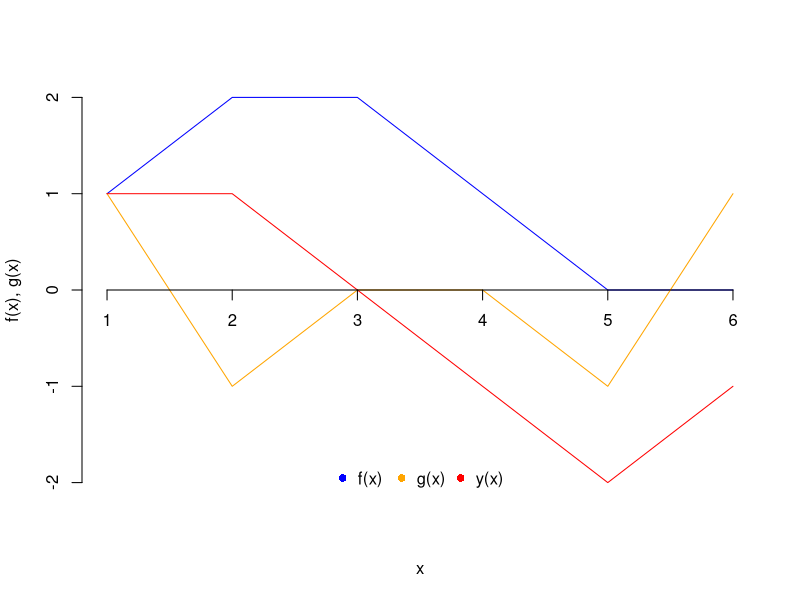
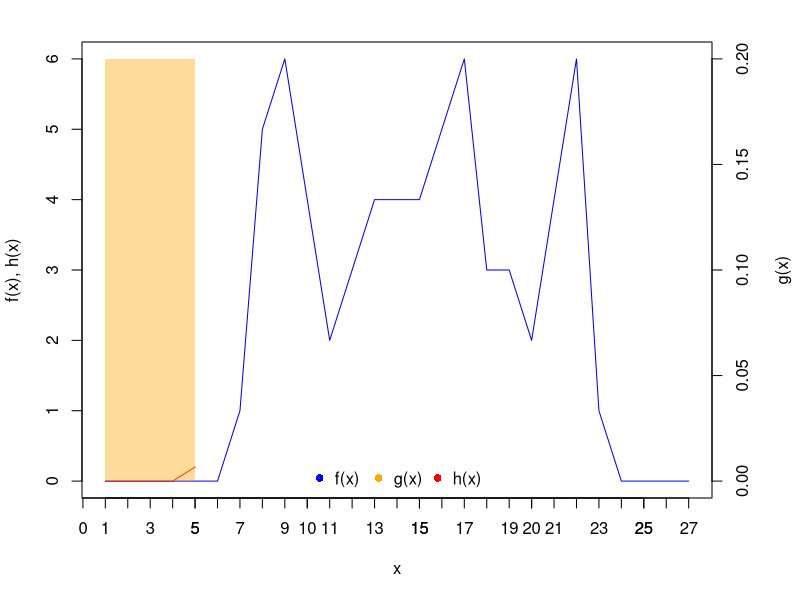
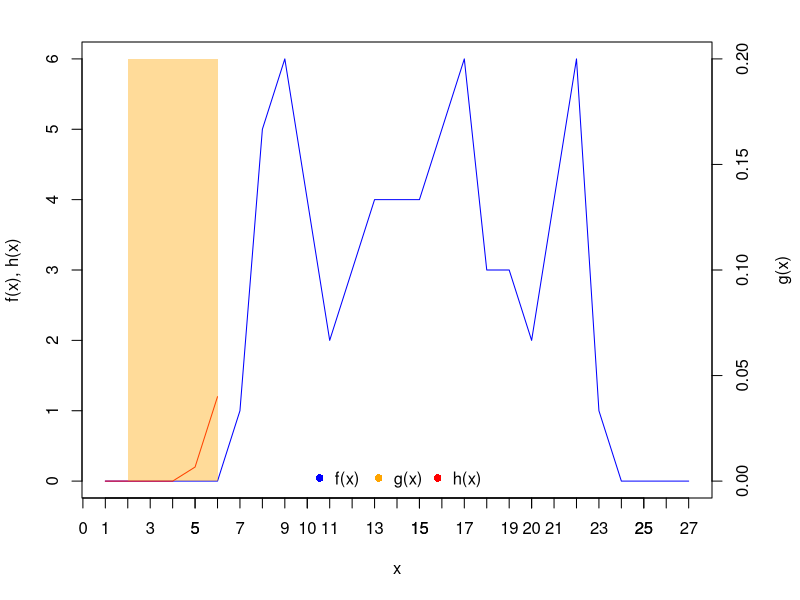
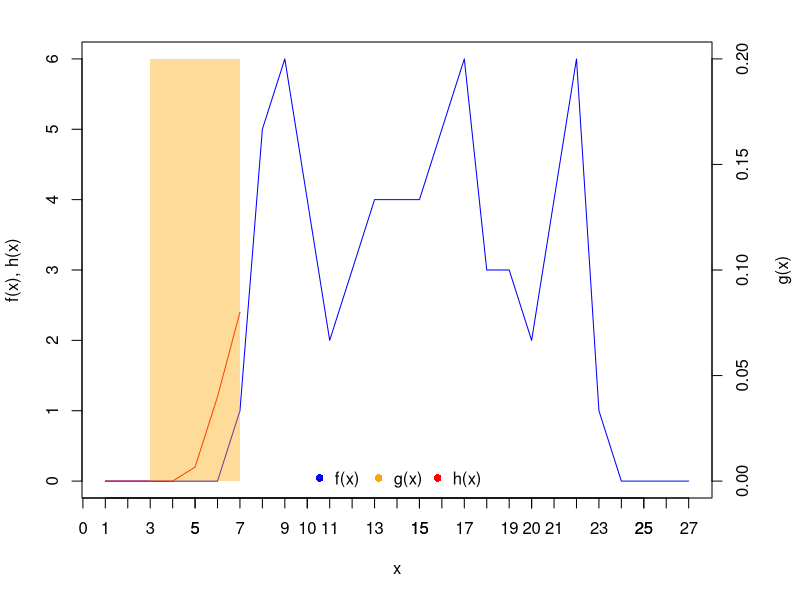
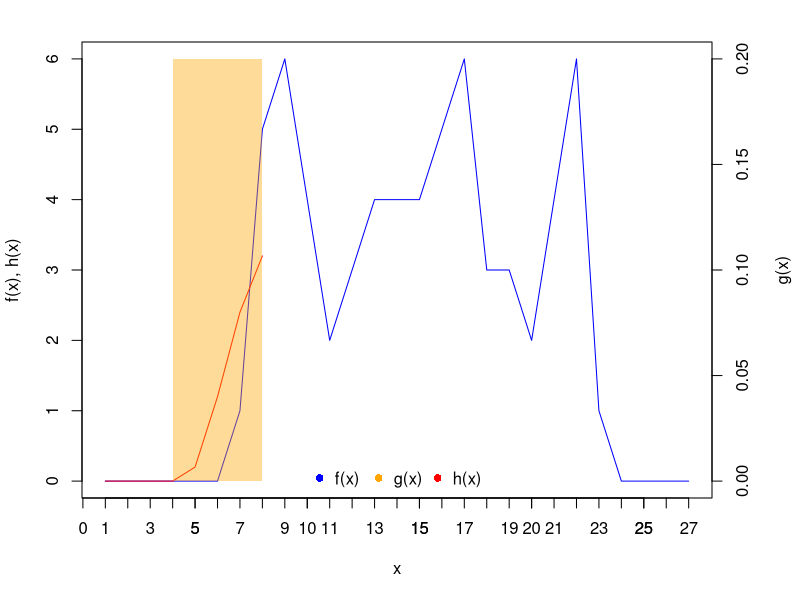
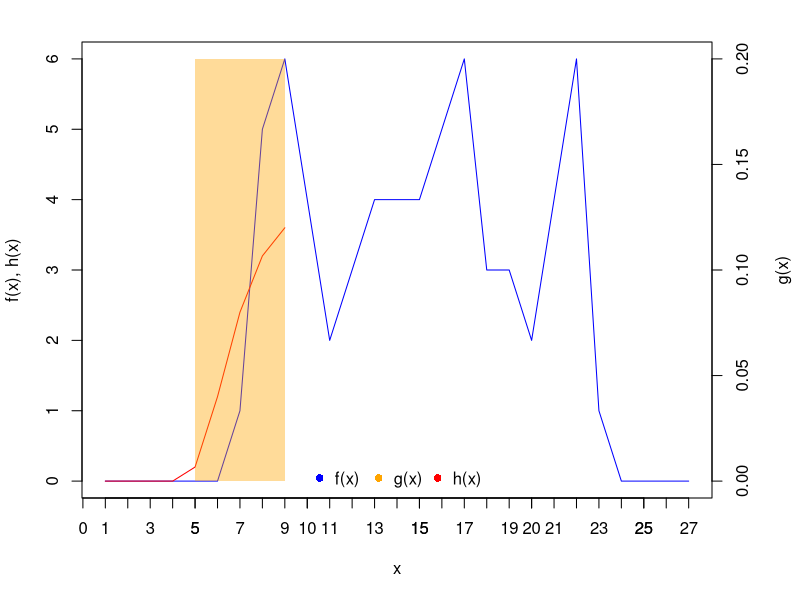
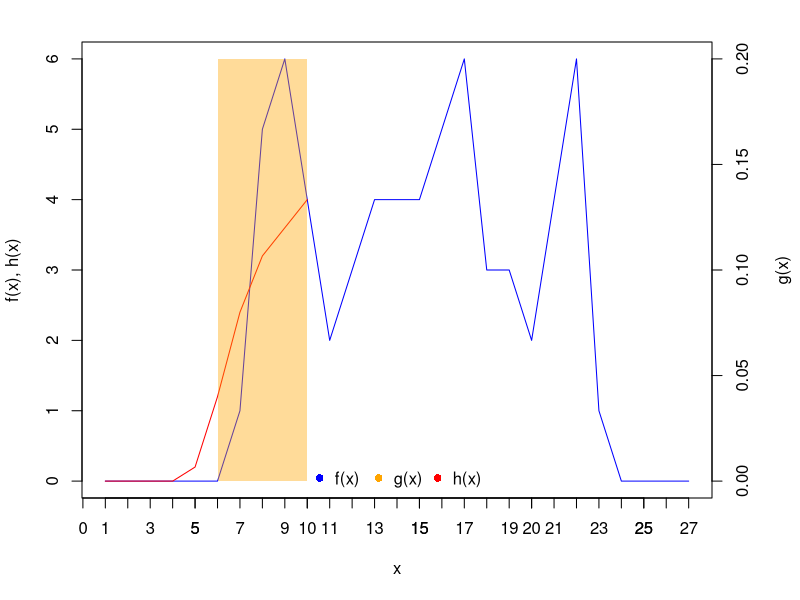
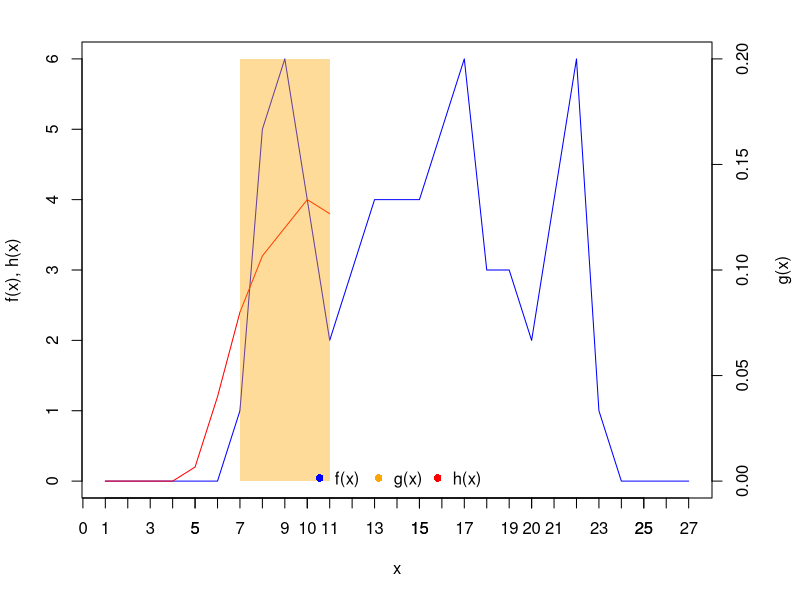

Write the R code that produced these figures, in order. (Note: this script raises an error after producing the figures.)

### Convolute two signals
# conv from signal processing
# https://matheplanet.com/default3.html?call=viewtopic.php?topic=230056&ref=https%3A%2F%2Fwww.google.com%2F

conv1 = function(f, g, i){
    res = 0
    for(j in 1:i){
        res = res + f[j]*g[(i+1) - j]
    }
    return(res)
}
conv_full = function(f, g){
    res = vector(mode = "numeric")
    for(i in 1:length(f)){
        res[i] = conv1(f = f, g = g, i = i)
    }
    return(res)
}

f = c(1, 2, 2, 1, 0, 0)
g = c(1, -1, 0, 0, -1, 1)
y = conv_full(f = f, g = g)
plot(x = seq(length(f)), y = f, type = "l", col = "blue", 
    ylab = "f(x), g(x)", xlab = "x", 
    xaxt = "n", bty = "n",
    ylim = c(min(f, g, y), max(f, g, y)))
lines(x = seq(length(g)), y = g, col = "orange")
lines(x = seq(length(y)), y = y, col = "red")
axis(side = 1, pos = 0)
legend("bottom", legend = c("f(x)","g(x)", "y(x)"), xpd = TRUE, 
    col = c("blue", "orange", "red"), bty = "n", pch = 16, horiz = TRUE)

### Convolute with a filter kernel
# example from cs1114 class
# conv value on x
hi = function(f, g, i){
    m = length(g)
    res = 0
    for(j in 1:m){
        idx = ceiling(i - j + m/2)
        if(idx > 0 & idx <= length(f)){
            res = res + g[j]*f[idx]
            
        }
    }
    return(res)
}
# conv value whole f
h = function(f, g){
    res = vector(mode = "numeric", length = length(f))
    for(l in 1:length(res)){
        res[l] = hi(f = f, g = g, i = l)
    }
    return(res)
}

## plot
# enter values for input and filter
kwidth = 5
f = c(0, 0, 0, 0, 0, 0, 1, 5, 6, 4, 2, 3, 4, 4, 4, 5, 6, 3, 3, 2, 4, 6, 1, 0, 0, 0, 0)
#f = c(0, 0, 0, 0, 0, 0, 0, 2, 2, 2, 0, 0, 0, 0, 0)
g = rep(1/kwidth, kwidth)

for(i in kwidth:length(f)){
    png(filename = paste0("./plots/conv_animations/conv_anim_", i, ".png"), 
        bg = "transparent", width = 640)
    
    # f
    par(mar = c(5.1, 4.1, 2.1, 4.4))
    plot(x = seq(length(f)), y = f, type = "l", col = "blue", 
        ylab = "f(x), h(x)", xlab = "x", 
        #xaxt = "n", bty = "n", 
        ylim = c(0, max(f)))
    
    # h
    h_vec = vector(i, mode = "numeric")
    for(l in 1:i){
        h_vec[l] = hi(f = f, g = g, i = l)
    }
    lines(x = seq(i), y = h_vec, type = "l", col ="red")
    
    # g
    par(new=TRUE)
    plot(x = seq(length(f)), xaxt = "n", xlab = "", ylab ="", yaxt ="n", 
        ylim = c(0, 1/kwidth), axes = FALSE)
    
    rect(xleft = max(min((i-length(g) + 1):i), 1), xright = max((i-length(g) + 1):i), 
        ybottom = 0, ytop = max(g), col = rgb(255/255,165/255,0, 0.4), border = NA)
    
    axis(side = 4, at = seq(0, 0.2, 0.05))
    axis(side = 1, at = seq(1:length(f)))
    mtext("g(x)",side=4,line=3)
    # legend
    legend("bottom", legend = c("f(x)","g(x)", "h(x)"), xpd = TRUE,
        col = c("blue", "orange", "red"), bty = "n", pch = 16, horiz = TRUE)
    dev.off()
}




h5 = h_i(f = fx, g = gx, i = 5)
h5
plot(unlist(fx), type = 'l')


plot(unlist(fx), type = 'l')
for(i in kernel_size+1:output_size){
    # i = 2
    hx[i] = 0
    lines(unlist(hx))
    for(j in 1:kernel_size){
        # j = 2
        hx[i] = hx[i][[1]] + fx[i - j][[1]] * gx[j][[1]]
    }
}

plot(unlist(fx), type = 'l')
lines(unlist(y), type = 'l')





